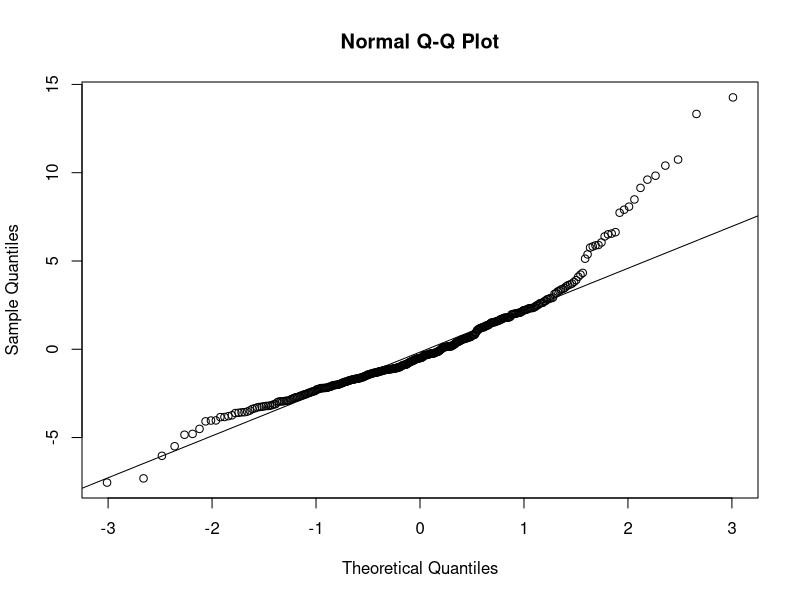
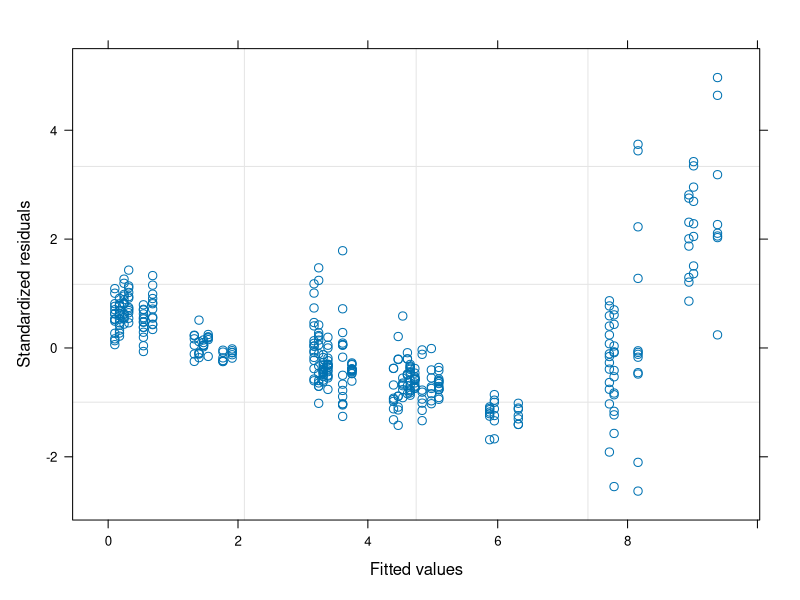
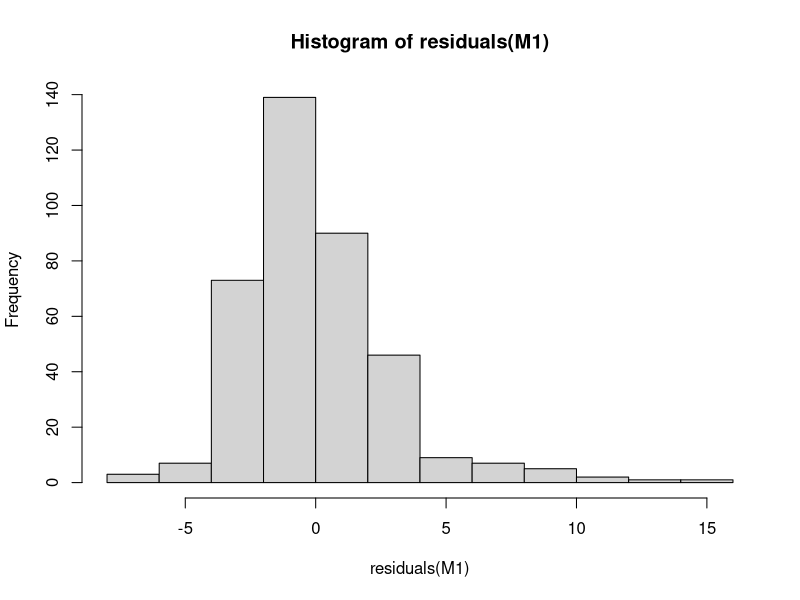

R code for these plots, in order: (Note: this script raises an error after producing the figures.)
#17-Feb-16
#Script to analyze cincy nds from buried stream study 
#two data files.  cincy.nds is the data file with all the individuals reps for the nds analysis
  #based on prior analysis by Jake, "buried up" and "buried down" are the same, so analyze them as "buried"
  #use cincy.nds to analyze carbon limitation patterns
#cincy.reach contains the averages from the carbon*stream*buried*season nds to study relationships
  #with reach-scale data


############################################################################################
#load and set up data

#packages
install.packages("nlme")
install.packages("nortest")
install.packages("dplyr")
library(nlme)
library(nortest)
library(dplyr)

#attach and evaluate data
nds<-read.table(file="cincy.nds.csv", header=T, sep=',')
str(nds)
unique(nds$stream)
unique(nds$season)
unique(nds$reach)
unique(nds$carbon)

nds$carbon <- factor(nds$carbon, levels = c("Control", "Arabinose", "Cellobiose", "Glucose"))
  #same thing?  nds$carbon <- as.factor(nds$carbon)

############################################################################################
#C limitation analysis with all the data
  #to determine carbon limitation patterns in the aggregate,
    #I think it's better to do it with NRR which takes into account season/reach differences
    #in the response over background.  In that case, the controls are not a value that is 
    #analyzed in the model since the carbon responses are divided by the control.  
    #To continue using cr.area, we can either make a variable or just a find and replace
  #I'll put code and diagnostics for each for now, so we can decide based on results
############################################################################################
fall<-subset(nds, season=="Fall")
spring<-subset(nds, season=="Spring")
fall.spring<-rbind(fall,spring)

M1<-gls(nrr~carbon+season+reach+stream, data=fall.spring, na.action=na.omit)
summary(M1)
qqnorm(residuals(M1))
qqline(residuals(M1))
ad.test(residuals(M1))
plot(M1)
hist(residuals(M1))
plot(fall.spring$nrr,residuals(M1)) #not plotting due to NAs in nrr
plot(filter(fall.spring, !is.na(nrr)) %>% select(carbon), # code to filter out null value (dplyr package) -J
     residuals(M1), 
     xlab="carbon type", 
     ylab="Residuals")

vf<-varIdent(form=~1|carbon)
  #I tried all effects as an alternate variance structure, and this one produced the best model
M2<-gls(nrr~carbon+season+reach+stream, data=fall.spring, na.action=na.omit, weights=vf)
anova(M1,M2)
summary(M2)
  #arabinose is different than control (p<0.0001), not different than glucose, cellobiose higher (p=0.0426)
  #streams are different, so good blocking factor
  #buried has a stronger response than daylight (p<0.0001)
  #spring a stronger response than fall
qqnorm(residuals(M2))
qqline(residuals(M2))
ad.test(residuals(M2))
plot(M2)
hist(residuals(M2))
plot(fall.spring$nrr,residuals(M2))

vf<-varIdent(form=~1|carbon*season)
M3<-gls(nrr~carbon+season+reach+stream, data=fall.spring, na.action=na.omit, weights=vf)
anova(M1,M2,M3)
  #this has lower AIC, but the conclusion is the same
qqnorm(residuals(M3))
qqline(residuals(M3))
ad.test(residuals(M3))
plot(M3)
hist(residuals(M3))
plot(fall.spring$nrr,residuals(M3))


vf<-varIdent(form=~1|carbon*season*reach)
M4<-gls(nrr~carbon+season+reach+stream, data=fall.spring, na.action=na.omit, weights=vf)
anova(M1,M2,M3,M4)
  #this has even lower AIC, but the conclusion is the same

plot(M4)
hist(residuals(M4))
plot(fall.spring$nrr,residuals(M4))
qqnorm(residuals(M4))

############################################################################################
#C limitation analysis by stream*season*reach
  #this analysis tells us which deployment showed C limitation
############################################################################################

#Amberly
#subset data by stream*season*reach
amberly<-subset(nds,stream=="Amberly")
amberly.fall<-subset(amberly,season=="Fall")
amberly.spring<-subset(amberly,season=="Spring")
amberly.summer<-subset(amberly,season=="Summer")
amberly.fall.buried<-subset(amberly.fall,reach=="buried")
amberly.fall.daylight<-subset(amberly.fall,reach=="daylight")
amberly.spring.buried<-subset(amberly.spring,reach=="buried")
amberly.spring.daylight<-subset(amberly.spring,reach=="daylight")
amberly.summer.buried<-subset(amberly.summer,reach=="buried")
amberly.summer.daylight<-subset(amberly.summer,reach=="daylight")

############################################################################################

#Amberly, fall buried CR expressed by area

M1<-gls(cr.area~carbon,data=amberly.fall.buried, na.action=na.omit)
summary(M1)
  #Arabinose is significantly greater than control (p<0.0001), but not different than cellobiose or glucose
qqnorm(residuals(M1))
qqline(residuals(M1))
ad.test(residuals(M1))
  #residuals are acceptable p=0.6953

hist(residuals(M1), xlab="residuals",main="")
plot(amberly.fall.buried$carbon, residuals(M1), xlab="carbon type", ylab="Residuals")
bartlett.test(cr.area~carbon, data=amberly.fall.buried)
  #variance is unequal among strata p=2.2e-5

#analyze data accounting for strata variance
vf<-varIdent(form=~1|carbon)
M2<-gls(cr.area~carbon, data=amberly.fall.buried, na.action=na.omit,weights=vf)
summary(M2)
  #Arabinose is significantly greater than control (p<0.0000), but not different than cellobiose or glucose

anova(M1,M2)
AIC(M1,M2)
  #accounting for strata variance is better

############################################################################################

#Amberly, fall buried CR expressed by afdm

M1<-gls(cr.afdm~carbon,data=amberly.fall.buried, na.action=na.omit)
summary(M1)
  #arabinose is barely lower than the control (p=0.498), cellobiose and glucose do not differ from arabinose
qqnorm(residuals(M1))
qqline(residuals(M1))
ad.test(residuals(M1))
  #residuals are terrible

hist(residuals(M1), xlab="residuals",main="")
plot(amberly.fall.buried$carbon, residuals(M1), xlab="carbon type", ylab="Residuals")
  #won't plot because of a null value in cr.afdm
bartlett.test(cr.afdm~carbon, data=amberly.fall.buried)
  #variance is unequal among strata p=3.3e-8

vf<-varIdent(form=~1|carbon)
M2<-gls(cr.afdm~carbon, data=amberly.fall.buried, na.action=na.omit,weights=vf)
summary(M2)
  #no significant differences among carbon types
  
anova(M1,M2)
AIC(M1,M2)
  #AIC looks better in the model accounting for strata variance

############################################################################################

#Amberly, fall daylight CR expressed by area

M1<-gls(cr.area~carbon,data=amberly.fall.daylight, na.action=na.omit)
summary(M1)
  #Arabinose is not different than control (p=0.102), not different than cellobiose or glucose
qqnorm(residuals(M1))
qqline(residuals(M1))
ad.test(residuals(M1))
  #residuals are not great p=0.04343

hist(residuals(M1), xlab="residuals",main="")
plot(amberly.fall.daylight$carbon, residuals(M1), xlab="carbon type", ylab="Residuals")
bartlett.test(cr.area~carbon, data=amberly.fall.daylight)
  #variance is unequal among strata p=0.00021

#analyze data accounting for strata variance
vf<-varIdent(form=~1|carbon)
M2<-gls(cr.area~carbon, data=amberly.fall.daylight, na.action=na.omit,weights=vf)
summary(M2)
  #Arabinose is significantly greater than control (p=0.0091), but not different than cellobiose or glucose

anova(M1,M2)
AIC(M1,M2)
  #model accounting for stratum variance is better

############################################################################################

#Amberly, fall daylight CR expressed by afdm

M1<-gls(cr.afdm~carbon,data=amberly.fall.daylight, na.action=na.omit)
summary(M1)
  #arabinose is not different than the control (p=0.498), cellobiose and glucose do not differ from arabinose
qqnorm(residuals(M1))
qqline(residuals(M1))
ad.test(residuals(M1))
  #residuals are OK p=0.786

hist(residuals(M1), xlab="residuals",main="")
plot(amberly.fall.daylight$carbon, residuals(M1), xlab="carbon type", ylab="Residuals")
bartlett.test(cr.afdm~carbon, data=amberly.fall.daylight)
  #variance is not different among strata p=0.6403

vf<-varIdent(form=~1|carbon)
M2<-gls(cr.afdm~carbon, data=amberly.fall.daylight, na.action=na.omit,weights=vf)
summary(M2)
  
anova(M1,M2)
AIC(M1,M2)
#no significant differences among carbon types
  #AIC looks better in the model without stratum variance and the models are not different

############################################################################################

#Amberly, spring buried CR expressed by area

M1<-gls(cr.area~carbon,data=amberly.spring.buried, na.action=na.omit)
summary(M1)
  #Arabinose is significantly greater than control (p=0.007), but not different than cellobiose or glucose
qqnorm(residuals(M1))
qqline(residuals(M1))
ad.test(residuals(M1))
  #residuals are acceptable p=0.3083

hist(residuals(M1), xlab="residuals",main="")
plot(amberly.spring.buried$carbon, residuals(M1), xlab="carbon type", ylab="Residuals")
bartlett.test(cr.area~carbon, data=amberly.spring.buried)
  #variance is unequal among strata p=0.0014

#analyze data accounting for strata variance
vf<-varIdent(form=~1|carbon)
M2<-gls(cr.area~carbon, data=amberly.spring.buried, na.action=na.omit,weights=vf)
summary(M2)
  #Arabinose is significantly greater than control (p<0.0000), but not different than cellobiose or glucose

anova(M1,M2)
AIC(M1,M2)
  #model with stratum variance has lower AIC and is significantly better

############################################################################################

#Amberly, spring buried CR expressed by afdm

M1<-gls(cr.afdm~carbon,data=amberly.spring.buried, na.action=na.omit)
summary(M1)
  #arabinose is not different than the control (p=0.388), cellobiose and glucose do not differ from arabinose
qqnorm(residuals(M1))
qqline(residuals(M1))
ad.test(residuals(M1))
  #residuals are acceptable p=0.3135

hist(residuals(M1), xlab="residuals",main="")
plot(amberly.spring.buried$carbon, residuals(M1), xlab="carbon type", ylab="Residuals")
  #plot error because of two null value
bartlett.test(cr.afdm~carbon, data=amberly.spring.buried)
  #variance is not different among strata p=0.4213

vf<-varIdent(form=~1|carbon)
M2<-gls(cr.afdm~carbon, data=amberly.spring.buried, na.action=na.omit,weights=vf)
summary(M2)

anova(M1,M2)
AIC(M1,M2)
  #AIC looks better in the first model, and models are not significantly different

############################################################################################

#Amberly, spring daylight CR expressed by area

M1<-gls(cr.area~carbon,data=amberly.spring.daylight, na.action=na.omit)
summary(M1)
  #Arabinose is not different than control (p=0.11), and not different than cellobiose or glucose
qqnorm(residuals(M1))
qqline(residuals(M1))
ad.test(residuals(M1))
  #residuals are acceptable p=0.2369

hist(residuals(M1), xlab="residuals",main="")
plot(amberly.spring.daylight$carbon, residuals(M1), xlab="carbon type", ylab="Residuals")
bartlett.test(cr.area~carbon, data=amberly.spring.daylight)
  #variance is not different among strata p=0.0804, but they don't look great

#analyze data accounting for strata variance
vf<-varIdent(form=~1|carbon)
M2<-gls(cr.area~carbon, data=amberly.spring.daylight, na.action=na.omit,weights=vf)
summary(M2)
  #Arabinose is not significantly different than control (p=0.0777), and not different than cellobiose or glucose

anova(M1,M2)
AIC(M1,M2)
  #gls model has lower AIC, but models are not significantly different

############################################################################################

#Amberly, spring daylight CR expressed by afdm

M1<-gls(cr.afdm~carbon,data=amberly.spring.daylight, na.action=na.omit)
summary(M1)
  #arabinose is not different than the control or glucose (p=0.388), but cellobiose is higher than arabinose
qqnorm(residuals(M1))
qqline(residuals(M1))
ad.test(residuals(M1))
  #residuals are terrible p=0.001912

hist(residuals(M1), xlab="residuals",main="")
plot(amberly.spring.daylight$carbon, residuals(M1), xlab="carbon type", ylab="Residuals")
  #plot error due to one null value
bartlett.test(cr.afdm~carbon, data=amberly.spring.daylight)
  #variance is different among strata p=0.00072

vf<-varIdent(form=~1|carbon)
M2<-gls(cr.afdm~carbon, data=amberly.spring.daylight, na.action=na.omit,weights=vf)
summary(M2)
  #no significant differences among carbon types

anova(M1,M2)
AIC(M1,M2)
  #model with stratum variance is significantly better 

############################################################################################

#Amberly, summer buried CR expressed by area

M1<-gls(cr.area~carbon,data=amberly.summer.buried, na.action=na.omit)
summary(M1)
  #Arabinose is significantly greater than control (p=0.004), but not different than cellobiose or glucose
qqnorm(residuals(M1))
qqline(residuals(M1))
ad.test(residuals(M1))
  #residuals are acceptable p=0.08272

hist(residuals(M1), xlab="residuals",main="")
plot(amberly.summer.buried$carbon, residuals(M1), xlab="carbon type", ylab="Residuals")
bartlett.test(cr.area~carbon, data=amberly.summer.buried)
  #variance is unequal among strata p=0.0004

#analyze data accounting for strata variance
vf<-varIdent(form=~1|carbon)
M2<-gls(cr.area~carbon, data=amberly.summer.buried, na.action=na.omit,weights=vf)
summary(M2)
  #Arabinose is significantly greater than control (p<0.0002), but not different than cellobiose or glucose

anova(M1,M2)
AIC(M1,M2)
  #model with stratum variance has lower AIC and is significantly better

############################################################################################

#Amberly, summer buried CR expressed by afdm

M1<-gls(cr.afdm~carbon,data=amberly.summer.buried, na.action=na.omit)
summary(M1)
  #arabinose is different than the control (p=0.0451), cellobiose and glucose do not differ from arabinose
qqnorm(residuals(M1))
qqline(residuals(M1))
ad.test(residuals(M1))
  #residuals are terrible p=4.8e-6

hist(residuals(M1), xlab="residuals",main="")
plot(amberly.summer.buried$carbon, residuals(M1), xlab="carbon type", ylab="Residuals")
  #plot error because of two null value
bartlett.test(cr.afdm~carbon, data=amberly.summer.buried)
  #variance is different among strata p=0.00085

vf<-varIdent(form=~1|carbon)
M2<-gls(cr.afdm~carbon, data=amberly.summer.buried, na.action=na.omit,weights=vf)
summary(M2)
  #no significant differences p=0.0697

anova(M1,M2)
AIC(M1,M2)
  #The model with strata variance is significantly better

############################################################################################

#Amberly, summer daylight CR expressed by area

M1<-gls(cr.area~carbon,data=amberly.summer.daylight, na.action=na.omit)
summary(M1)
  #Arabinose is different than control (p=0.0273), and not different than cellobiose or glucose
qqnorm(residuals(M1))
qqline(residuals(M1))
ad.test(residuals(M1))
  #residuals are bad p=0.009145

hist(residuals(M1), xlab="residuals",main="")
plot(amberly.summer.daylight$carbon, residuals(M1), xlab="carbon type", ylab="Residuals")
bartlett.test(cr.area~carbon, data=amberly.summer.daylight)
  #variance is different among strata p=9.2e-6

#analyze data accounting for strata variance
vf<-varIdent(form=~1|carbon)
M2<-gls(cr.area~carbon, data=amberly.summer.daylight, na.action=na.omit,weights=vf)
summary(M2)
  #Arabinose is significantly different than control (p=0.0022) and cellobiose (0.0372),
    #and not different than glucose

anova(M1,M2)
AIC(M1,M2)
#model with strata variance is better

############################################################################################

#Amberly, summer daylight CR expressed by afdm

M1<-gls(cr.afdm~carbon,data=amberly.summer.daylight, na.action=na.omit)
summary(M1)
  #no differences
qqnorm(residuals(M1))
qqline(residuals(M1))
ad.test(residuals(M1))
#residuals are terrible p=4.2e-11

hist(residuals(M1), xlab="residuals",main="")
plot(amberly.summer.daylight$carbon, residuals(M1), xlab="carbon type", ylab="Residuals")
  #plot error due to three null values
bartlett.test(cr.afdm~carbon, data=amberly.summer.daylight)
  #variance is different among strata p=2.9e-12

M2<-gls(cr.afdm~carbon, data=amberly.summer.daylight, na.action=na.omit,weights=vf)
summary(M2)
  #no significant differences among carbon types

anova(M1,M2)
AIC(M1,M2)
#model with stratum variance is significantly better 

############################################################################################
#Eastgate
#subset data by stream*season*reach
eastgate<-subset(nds,stream=="Eastgate")
eastgate.fall<-subset(eastgate,season=="Fall")
eastgate.spring<-subset(eastgate,season=="Spring")
eastgate.summer<-subset(eastgate,season=="Summer")
eastgate.fall.buried<-subset(eastgate.fall,reach=="buried")
eastgate.fall.daylight<-subset(eastgate.fall,reach=="daylight")
eastgate.spring.buried<-subset(eastgate.spring,reach=="buried")
eastgate.spring.daylight<-subset(eastgate.spring,reach=="daylight")
eastgate.summer.buried<-subset(eastgate.summer,reach=="buried")
eastgate.summer.daylight<-subset(eastgate.summer,reach=="daylight")

############################################################################################

#eastgate, fall buried CR expressed by area

M1<-gls(cr.area~carbon,data=eastgate.fall.buried, na.action=na.omit)
summary(M1)
  #Arabinose is significantly greater than control (p<0.0001), and also cellobiose or glucose
qqnorm(residuals(M1))
qqline(residuals(M1))
ad.test(residuals(M1))
  #residuals are acceptable p=0.08401

hist(residuals(M1), xlab="residuals",main="")
plot(eastgate.fall.buried$carbon, residuals(M1), xlab="carbon type", ylab="Residuals")
bartlett.test(cr.area~carbon, data=eastgate.fall.buried)
  #variance is not different among strata p=0.06866

#analyze data accounting for strata variance
vf<-varIdent(form=~1|carbon)
M2<-gls(cr.area~carbon, data=eastgate.fall.buried, na.action=na.omit,weights=vf)
summary(M2)
  #Arabinose is significantly greater than control (p<0.0000), and also cellobiose and glucose

anova(M1,M2)
AIC(M1,M2)
  #accounting for strata variance is a better AIC, but models not significantly different

############################################################################################

#eastgate, fall buried CR expressed by afdm

M1<-gls(cr.afdm~carbon,data=eastgate.fall.buried, na.action=na.omit)
summary(M1)
  #no significant differences
qqnorm(residuals(M1))
qqline(residuals(M1))
ad.test(residuals(M1))
  #residuals are terrible p=6.7e-5

hist(residuals(M1), xlab="residuals",main="")
plot(eastgate.fall.buried$carbon, residuals(M1), xlab="carbon type", ylab="Residuals")
  #looks a bit weird with glucose
bartlett.test(cr.afdm~carbon, data=eastgate.fall.buried)
  #variance is unequal among strata p=8.3e-5

vf<-varIdent(form=~1|carbon)
M2<-gls(cr.afdm~carbon, data=eastgate.fall.buried, na.action=na.omit,weights=vf)
summary(M2)
  #no significant differences among carbon types

anova(M1,M2)
AIC(M1,M2)
  #AIC looks better in the model accounting for strata variance

############################################################################################

#eastgate, fall daylight CR expressed by area

M1<-gls(cr.area~carbon,data=eastgate.fall.daylight, na.action=na.omit)
summary(M1)
  #Arabinose is different than control (p=0.001), not different than cellobiose or glucose
qqnorm(residuals(M1))
qqline(residuals(M1))
ad.test(residuals(M1))
  #residuals are not good p=0.00011

hist(residuals(M1), xlab="residuals",main="")
plot(eastgate.fall.daylight$carbon, residuals(M1), xlab="carbon type", ylab="Residuals")
bartlett.test(cr.area~carbon, data=eastgate.fall.daylight)
  #variance is OK among strata p=0.4182

#analyze data accounting for strata variance
vf<-varIdent(form=~1|carbon)
M2<-gls(cr.area~carbon, data=eastgate.fall.daylight, na.action=na.omit,weights=vf)
summary(M2)
  #Arabinose is significantly greater than control (p=0.0045), but not different than cellobiose or glucose

anova(M1,M2)
AIC(M1,M2)
#first model is better on AIC, but not significantly different

############################################################################################

#eastgate, fall daylight CR expressed by afdm

M1<-gls(cr.afdm~carbon,data=eastgate.fall.daylight, na.action=na.omit)
summary(M1)
  #arabinose is not different than the control (p=0.498), but different than cellobiose
qqnorm(residuals(M1))
qqline(residuals(M1))
ad.test(residuals(M1))
#residuals are not good p=0.01472

hist(residuals(M1), xlab="residuals",main="")
plot(eastgate.fall.daylight$carbon, residuals(M1), xlab="carbon type", ylab="Residuals")
  #null value
bartlett.test(cr.afdm~carbon, data=eastgate.fall.daylight)
  #variance is different among strata p=0.0415

vf<-varIdent(form=~1|carbon)
M2<-gls(cr.afdm~carbon, data=eastgate.fall.daylight, na.action=na.omit,weights=vf)
summary(M2)
  #arabinose is not different than the control (p=0.2214), but different than cellobiose

anova(M1,M2)
AIC(M1,M2)
  #stratum variance is a better model
############################################################################################

#eastgate, spring buried CR expressed by area

M1<-gls(cr.area~carbon,data=eastgate.spring.buried, na.action=na.omit)
summary(M1)
  #Arabinose is significantly greater than control (p<0.0001), but not different than cellobiose or glucose
qqnorm(residuals(M1))
qqline(residuals(M1))
ad.test(residuals(M1))
  #residuals are off p=0.04296

hist(residuals(M1), xlab="residuals",main="")
plot(eastgate.spring.buried$carbon, residuals(M1), xlab="carbon type", ylab="Residuals")
bartlett.test(cr.area~carbon, data=eastgate.spring.buried)
  #variance is unequal among strata p=0.02216

#analyze data accounting for strata variance
vf<-varIdent(form=~1|carbon)
M2<-gls(cr.area~carbon, data=eastgate.spring.buried, na.action=na.omit,weights=vf)
summary(M2)
  #Arabinose is significantly greater than control (p<0.0000), but not different than cellobiose or glucose

anova(M1,M2)
AIC(M1,M2)
  #model with stratum variance has lower AIC and is significantly better

############################################################################################

#eastgate, spring buried CR expressed by afdm

M1<-gls(cr.afdm~carbon,data=eastgate.spring.buried, na.action=na.omit)
summary(M1)
  #arabinose is not different than the control (p=0.985), cellobiose and glucose do not differ from arabinose
qqnorm(residuals(M1))
qqline(residuals(M1))
ad.test(residuals(M1))
#residuals are not good p=5.8e-8

hist(residuals(M1), xlab="residuals",main="")
plot(eastgate.spring.buried$carbon, residuals(M1), xlab="carbon type", ylab="Residuals")
  #plot error because of two null values
bartlett.test(cr.afdm~carbon, data=eastgate.spring.buried)
#variance is not different among strata p=0.00060

vf<-varIdent(form=~1|carbon)
M2<-gls(cr.afdm~carbon, data=eastgate.spring.buried, na.action=na.omit,weights=vf)
summary(M2)

anova(M1,M2)
AIC(M1,M2)
#AIC better in the stratum variance, models is significantly better

############################################################################################

#eastgate, spring daylight CR expressed by area

M1<-gls(cr.area~carbon,data=eastgate.spring.daylight, na.action=na.omit)
summary(M1)
  #Arabinose is different than control (p=0.0002), and not different than cellobiose or glucose
qqnorm(residuals(M1))
qqline(residuals(M1))
ad.test(residuals(M1))
  #residuals are not good p=0.0195

hist(residuals(M1), xlab="residuals",main="")
plot(eastgate.spring.daylight$carbon, residuals(M1), xlab="carbon type", ylab="Residuals")
bartlett.test(cr.area~carbon, data=eastgate.spring.daylight)
  #variance is different among strata p=0.04897

#analyze data accounting for strata variance
vf<-varIdent(form=~1|carbon)
M2<-gls(cr.area~carbon, data=eastgate.spring.daylight, na.action=na.omit,weights=vf)
summary(M2)
  #Arabinose is significantly different than control (p<0.0000), and not different than cellobiose or glucose

anova(M1,M2)
AIC(M1,M2)
  #model stratum variance is better

############################################################################################

#eastgate, spring daylight CR expressed by afdm

M1<-gls(cr.afdm~carbon,data=eastgate.spring.daylight, na.action=na.omit)
summary(M1)
  #arabinose is not different than the control or others (p=0.5066)
qqnorm(residuals(M1))
qqline(residuals(M1))
ad.test(residuals(M1))
#residuals are OK p=0.141

hist(residuals(M1), xlab="residuals",main="")
plot(eastgate.spring.daylight$carbon, residuals(M1), xlab="carbon type", ylab="Residuals")
bartlett.test(cr.afdm~carbon, data=eastgate.spring.daylight)
  #variance is different among strata p=0.04846

vf<-varIdent(form=~1|carbon)
M2<-gls(cr.afdm~carbon, data=eastgate.spring.daylight, na.action=na.omit,weights=vf)
summary(M2)
  #no significant differences among carbon types

anova(M1,M2)
AIC(M1,M2)
  #model with stratum variance is significantly better 

############################################################################################

#eastgate, summer buried CR expressed by area

M1<-gls(cr.area~carbon,data=eastgate.summer.buried, na.action=na.omit)
summary(M1)
  #Arabinose is significantly greater than control (p=0.0001), but not different than cellobiose or glucose
qqnorm(residuals(M1))
qqline(residuals(M1))
ad.test(residuals(M1))
  #residuals are not good p=0.01332

hist(residuals(M1), xlab="residuals",main="")
plot(eastgate.summer.buried$carbon, residuals(M1), xlab="carbon type", ylab="Residuals")
bartlett.test(cr.area~carbon, data=eastgate.summer.buried)
  #variance is unequal among strata p=0.0004

#analyze data accounting for strata variance
vf<-varIdent(form=~1|carbon)
M2<-gls(cr.area~carbon, data=eastgate.summer.buried, na.action=na.omit,weights=vf)
summary(M2)
  #Arabinose is significantly greater than control (p<0.0000), but not different than cellobiose or glucose

anova(M1,M2)
AIC(M1,M2)
  #model with stratum variance has lower AIC and is significantly better

############################################################################################

#eastgate, summer buried CR expressed by afdm

M1<-gls(cr.afdm~carbon,data=eastgate.summer.buried, na.action=na.omit)
summary(M1)
  #arabinose is not different than the control or others (p=0.1036)
qqnorm(residuals(M1))
qqline(residuals(M1))
ad.test(residuals(M1))
  #residuals are OK p=0.2276

hist(residuals(M1), xlab="residuals",main="")
plot(eastgate.summer.buried$carbon, residuals(M1), xlab="carbon type", ylab="Residuals")
bartlett.test(cr.afdm~carbon, data=eastgate.summer.buried)
  #variance is not different among strata p=0.0802

vf<-varIdent(form=~1|carbon)
M2<-gls(cr.afdm~carbon, data=eastgate.summer.buried, na.action=na.omit,weights=vf)
summary(M2)
  #arabinose significantly different than control p=0.0026

anova(M1,M2)
AIC(M1,M2)
  #The model with strata variance has lower AIC but is not significantly better

############################################################################################

#no data for eastgate summer daylight due to high flow



############################################################################################
#Este
#subset data by stream*season*reach
este<-subset(nds,stream=="Este")
este.fall<-subset(este,season=="Fall")
este.spring<-subset(este,season=="Spring")
este.summer<-subset(este,season=="Summer")
este.fall.buried<-subset(este.fall,reach=="buried")
este.fall.daylight<-subset(este.fall,reach=="daylight")
este.spring.buried<-subset(este.spring,reach=="buried")
este.spring.daylight<-subset(este.spring,reach=="daylight")
este.summer.buried<-subset(este.summer,reach=="buried")
este.summer.daylight<-subset(este.summer,reach=="daylight")

############################################################################################

#este, fall buried CR expressed by area

M1<-gls(cr.area~carbon,data=este.fall.buried, na.action=na.omit)
summary(M1)
  #Arabinose is significantly greater than control (p<0.0001), but not different than cellobiose or glucose
qqnorm(residuals(M1))
qqline(residuals(M1))
ad.test(residuals(M1))
  #residuals are acceptable p=0.1205

hist(residuals(M1), xlab="residuals",main="")
plot(este.fall.buried$carbon, residuals(M1), xlab="carbon type", ylab="Residuals")
bartlett.test(cr.area~carbon, data=este.fall.buried)
  #variance is unequal among strata p=3.6e-7

#analyze data accounting for strata variance
vf<-varIdent(form=~1|carbon)
M2<-gls(cr.area~carbon, data=este.fall.buried, na.action=na.omit,weights=vf)
summary(M2)
  #Arabinose is significantly greater than control (p<0.0000), but not different than cellobiose or glucose

anova(M1,M2)
AIC(M1,M2)
  #accounting for strata variance is better

############################################################################################

#este, fall buried CR expressed by afdm

M1<-gls(cr.afdm~carbon,data=este.fall.buried, na.action=na.omit)
summary(M1)
  #no differences
qqnorm(residuals(M1))
qqline(residuals(M1))
ad.test(residuals(M1))
  #residuals are not good p=0.02718

hist(residuals(M1), xlab="residuals",main="")
plot(este.fall.buried$carbon, residuals(M1), xlab="carbon type", ylab="Residuals")
  #won't plot because of a null value in cr.afdm
bartlett.test(cr.afdm~carbon, data=este.fall.buried)
  #variance is unequal among strata p=0.048

vf<-varIdent(form=~1|carbon)
M2<-gls(cr.afdm~carbon, data=este.fall.buried, na.action=na.omit,weights=vf)
summary(M2)
  #no significant differences among carbon types

anova(M1,M2)
AIC(M1,M2)
  #AIC looks better in the model accounting for strata variance

############################################################################################

#este, fall daylight CR expressed by area

M1<-gls(cr.area~carbon,data=este.fall.daylight, na.action=na.omit)
summary(M1)
  #Arabinose is different than control (p<0.0001), not different than cellobiose or glucose
qqnorm(residuals(M1))
qqline(residuals(M1))
ad.test(residuals(M1))
  #residuals are OK p=0.2452

hist(residuals(M1), xlab="residuals",main="")
plot(este.fall.daylight$carbon, residuals(M1), xlab="carbon type", ylab="Residuals")
bartlett.test(cr.area~carbon, data=este.fall.daylight)
  #variance is unequal among strata p=0.000266

#analyze data accounting for strata variance
vf<-varIdent(form=~1|carbon)
M2<-gls(cr.area~carbon, data=este.fall.daylight, na.action=na.omit,weights=vf)
summary(M2)
  #Arabinose is significantly greater than control (p<0.0000), but not different than cellobiose or glucose

anova(M1,M2)
AIC(M1,M2)
  #model accounting for stratum variance is better

############################################################################################

#este, fall daylight CR expressed by afdm

M1<-gls(cr.afdm~carbon,data=este.fall.daylight, na.action=na.omit)
summary(M1)
  #arabinose is not different than the control (p=0.498), cellobiose and glucose do not differ from arabinose
qqnorm(residuals(M1))
qqline(residuals(M1))
ad.test(residuals(M1))
  #residuals are not OK p=0.00207

hist(residuals(M1), xlab="residuals",main="")
plot(este.fall.daylight$carbon, residuals(M1), xlab="carbon type", ylab="Residuals")
  #no plot due to one null
bartlett.test(cr.afdm~carbon, data=este.fall.daylight)
  #variance is different among strata p=0.0008

vf<-varIdent(form=~1|carbon)
M2<-gls(cr.afdm~carbon, data=este.fall.daylight, na.action=na.omit,weights=vf)
summary(M2)

anova(M1,M2)
AIC(M1,M2)
  #strata variance is a better model, but no significant differences
  
############################################################################################

#este, spring buried CR expressed by area

M1<-gls(cr.area~carbon,data=este.spring.buried, na.action=na.omit)
summary(M1)
  #Arabinose is significantly greater than control (p<0.0000), but not different than cellobiose or glucose
qqnorm(residuals(M1))
qqline(residuals(M1))
ad.test(residuals(M1))
  #residuals are acceptable p=0.6384

hist(residuals(M1), xlab="residuals",main="")
plot(este.spring.buried$carbon, residuals(M1), xlab="carbon type", ylab="Residuals")
bartlett.test(cr.area~carbon, data=este.spring.buried)
  #variance is unequal among strata p=0.0048

#analyze data accounting for strata variance
vf<-varIdent(form=~1|carbon)
M2<-gls(cr.area~carbon, data=este.spring.buried, na.action=na.omit,weights=vf)
summary(M2)
  #Arabinose is significantly greater than control (p<0.0000), but not different than cellobiose or glucose

anova(M1,M2)
AIC(M1,M2)
  #model with stratum variance has lower AIC and is significantly better

############################################################################################

#este, spring buried CR expressed by afdm

M1<-gls(cr.afdm~carbon,data=este.spring.buried, na.action=na.omit)
summary(M1)
  #arabinose is not different than the control (p=0.88), cellobiose and glucose do not differ from arabinose
qqnorm(residuals(M1))
qqline(residuals(M1))
ad.test(residuals(M1))
  #residuals are acceptable p=0.00062

hist(residuals(M1), xlab="residuals",main="")
plot(este.spring.buried$carbon, residuals(M1), xlab="carbon type", ylab="Residuals")
  #plot error because of two null values
bartlett.test(cr.afdm~carbon, data=este.spring.buried)
#variance is not different among strata p=0.098

vf<-varIdent(form=~1|carbon)
M2<-gls(cr.afdm~carbon, data=este.spring.buried, na.action=na.omit,weights=vf)
summary(M2)

anova(M1,M2)
AIC(M1,M2)
  #AIC looks better in the second model, and models are not significantly different

############################################################################################

#este, spring daylight CR expressed by area

M1<-gls(cr.area~carbon,data=este.spring.daylight, na.action=na.omit)
summary(M1)
  #Arabinose is different than control (p=0.0001), and not different than cellobiose or glucose
qqnorm(residuals(M1))
qqline(residuals(M1))
ad.test(residuals(M1))
#residuals are acceptable p=0.027

hist(residuals(M1), xlab="residuals",main="")
plot(este.spring.daylight$carbon, residuals(M1), xlab="carbon type", ylab="Residuals")
bartlett.test(cr.area~carbon, data=este.spring.daylight)
  #variance is different among strata p=0.00089

#analyze data accounting for strata variance
vf<-varIdent(form=~1|carbon)
M2<-gls(cr.area~carbon, data=este.spring.daylight, na.action=na.omit,weights=vf)
summary(M2)
  #Arabinose is significantly different than control (p<0.0001), and not different than cellobiose or glucose

anova(M1,M2)
AIC(M1,M2)
  #stratum variance is better

############################################################################################

#este, spring daylight CR expressed by afdm

M1<-gls(cr.afdm~carbon,data=este.spring.daylight, na.action=na.omit)
summary(M1)
  #arabinose is different than the control (p=0.019), but not different than cellobiose or glucose
qqnorm(residuals(M1))
qqline(residuals(M1))
ad.test(residuals(M1))
  #residuals are OK p=0.7126

hist(residuals(M1), xlab="residuals",main="")
plot(este.spring.daylight$carbon, residuals(M1), xlab="carbon type", ylab="Residuals")
bartlett.test(cr.afdm~carbon, data=este.spring.daylight)
  #variance is same among strata p=0.2282

vf<-varIdent(form=~1|carbon)
M2<-gls(cr.afdm~carbon, data=este.spring.daylight, na.action=na.omit,weights=vf)
summary(M2)
  #no significant differences among carbon types

anova(M1,M2)
AIC(M1,M2)
  #first model has lower AIC, but not difference between them

############################################################################################

#este, summer buried CR expressed by area

M1<-gls(cr.area~carbon,data=este.summer.buried, na.action=na.omit)
summary(M1)
  #Arabinose is significantly greater than control (p<0.0000), but not different than cellobiose or glucose
qqnorm(residuals(M1))
qqline(residuals(M1))
ad.test(residuals(M1))
  #residuals are garbage p=1.5e-11

hist(residuals(M1), xlab="residuals",main="")
plot(este.summer.buried$carbon, residuals(M1), xlab="carbon type", ylab="Residuals")
bartlett.test(cr.area~carbon, data=este.summer.buried)
  #variance is unequal among strata p=7.3e-12

#analyze data accounting for strata variance
vf<-varIdent(form=~1|carbon)
M2<-gls(cr.area~carbon, data=este.summer.buried, na.action=na.omit,weights=vf)
summary(M2)
  #Arabinose is significantly greater than control (p<0.0001) and glucose, but not different than cellobiose or glucose

anova(M1,M2)
AIC(M1,M2)
  #model with stratum variance has lower AIC and is significantly better

############################################################################################

#este, summer buried CR expressed by afdm

M1<-gls(cr.afdm~carbon,data=este.summer.buried, na.action=na.omit)
summary(M1)
  #arabinose is not different than the control or others (p=0.13)
qqnorm(residuals(M1))
qqline(residuals(M1))
ad.test(residuals(M1))
  #residuals are terrible p=0.0007

hist(residuals(M1), xlab="residuals",main="")
plot(este.summer.buried$carbon, residuals(M1), xlab="carbon type", ylab="Residuals")
bartlett.test(cr.afdm~carbon, data=este.summer.buried)
  #variance is different among strata p=0.00078

vf<-varIdent(form=~1|carbon)
M2<-gls(cr.afdm~carbon, data=este.summer.buried, na.action=na.omit,weights=vf)
summary(M2)
  #no significant differences p=0.0968

anova(M1,M2)
AIC(M1,M2)
  #The model with strata variance is significantly better

############################################################################################

#este, summer daylight CR expressed by area

M1<-gls(cr.area~carbon,data=este.summer.daylight, na.action=na.omit)
summary(M1)
  #Arabinose is different than control (p<0.0000), and not different than cellobiose or glucose
qqnorm(residuals(M1))
qqline(residuals(M1))
ad.test(residuals(M1))
  #residuals are OK p=0.7713

hist(residuals(M1), xlab="residuals",main="")
plot(este.summer.daylight$carbon, residuals(M1), xlab="carbon type", ylab="Residuals")
bartlett.test(cr.area~carbon, data=este.summer.daylight)
  #variance is not different among strata p=0.1057

#analyze data accounting for strata variance
vf<-varIdent(form=~1|carbon)
M2<-gls(cr.area~carbon, data=este.summer.daylight, na.action=na.omit,weights=vf)
summary(M2)
  #Arabinose is significantly different than control (p<0.0000)

anova(M1,M2)
AIC(M1,M2)
  #model with strata variance is better, but not significantly different

############################################################################################

#este, summer daylight CR expressed by afdm

M1<-gls(cr.afdm~carbon,data=este.summer.daylight, na.action=na.omit)
summary(M1)
  #arabinose different than the control p=0.024
qqnorm(residuals(M1))
qqline(residuals(M1))
ad.test(residuals(M1))
  #residuals are OK p=0.39

hist(residuals(M1), xlab="residuals",main="")
plot(este.summer.daylight$carbon, residuals(M1), xlab="carbon type", ylab="Residuals")
bartlett.test(cr.afdm~carbon, data=este.summer.daylight)
  #variance is different among strata p=0.009

M2<-gls(cr.afdm~carbon, data=este.summer.daylight, na.action=na.omit,weights=vf)
summary(M2)
  #no significant differences among carbon types

anova(M1,M2)
AIC(M1,M2)
  #model with stratum variance is significantly better 

############################################################################################


#somehow I can use this to plot with na?
#myData[!is.na(myData$Column),]
